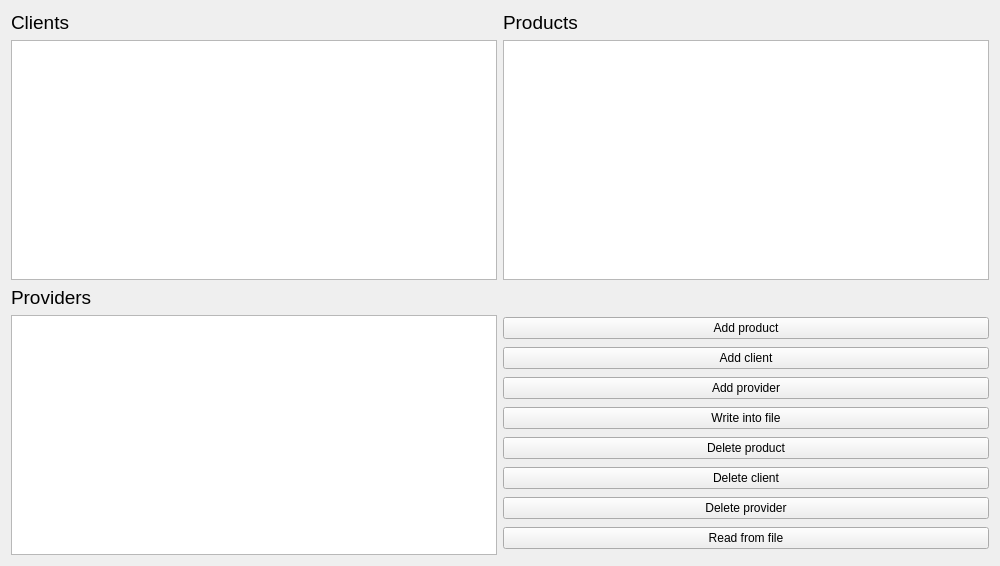
<?xml version="1.0" encoding="UTF-8"?>
<ui version="4.0">
 <class>MainWindow</class>
 <widget class="QMainWindow" name="MainWindow">
  <property name="geometry">
   <rect>
    <x>0</x>
    <y>0</y>
    <width>1000</width>
    <height>566</height>
   </rect>
  </property>
  <property name="sizePolicy">
   <sizepolicy hsizetype="Fixed" vsizetype="Fixed">
    <horstretch>0</horstretch>
    <verstretch>0</verstretch>
   </sizepolicy>
  </property>
  <property name="maximumSize">
   <size>
    <width>1000</width>
    <height>566</height>
   </size>
  </property>
  <property name="windowTitle">
   <string>MainWindow</string>
  </property>
  <widget class="QWidget" name="centralWidget">
   <property name="sizePolicy">
    <sizepolicy hsizetype="Fixed" vsizetype="Fixed">
     <horstretch>0</horstretch>
     <verstretch>0</verstretch>
    </sizepolicy>
   </property>
   <layout class="QGridLayout" name="gridLayout">
    <item row="0" column="1">
     <widget class="QLabel" name="Products">
      <property name="font">
       <font>
        <pointsize>14</pointsize>
       </font>
      </property>
      <property name="text">
       <string>Products</string>
      </property>
     </widget>
    </item>
    <item row="4" column="1">
     <layout class="QVBoxLayout" name="verticalLayout">
      <item>
       <widget class="QPushButton" name="add_product">
        <property name="text">
         <string>Add product</string>
        </property>
       </widget>
      </item>
      <item>
       <widget class="QPushButton" name="add_client">
        <property name="text">
         <string>Add client</string>
        </property>
       </widget>
      </item>
      <item>
       <widget class="QPushButton" name="add_provider">
        <property name="text">
         <string>Add provider</string>
        </property>
       </widget>
      </item>
      <item>
       <widget class="QPushButton" name="write_into_file">
        <property name="text">
         <string>Write into file</string>
        </property>
       </widget>
      </item>
      <item>
       <widget class="QPushButton" name="delete_product">
        <property name="text">
         <string>Delete product</string>
        </property>
       </widget>
      </item>
      <item>
       <widget class="QPushButton" name="delete_client">
        <property name="text">
         <string>Delete client</string>
        </property>
       </widget>
      </item>
      <item>
       <widget class="QPushButton" name="delete_provider">
        <property name="text">
         <string>Delete provider</string>
        </property>
       </widget>
      </item>
      <item>
       <widget class="QPushButton" name="read_from_file">
        <property name="text">
         <string>Read from file</string>
        </property>
       </widget>
      </item>
     </layout>
    </item>
    <item row="0" column="0">
     <widget class="QLabel" name="Clients">
      <property name="font">
       <font>
        <pointsize>14</pointsize>
       </font>
      </property>
      <property name="text">
       <string>Clients</string>
      </property>
     </widget>
    </item>
    <item row="2" column="0">
     <widget class="QLabel" name="Providers">
      <property name="font">
       <font>
        <pointsize>14</pointsize>
       </font>
      </property>
      <property name="text">
       <string>Providers</string>
      </property>
     </widget>
    </item>
    <item row="1" column="1">
     <widget class="QTableView" name="table_products"/>
    </item>
    <item row="1" column="0">
     <widget class="QTableView" name="table_clients">
      <attribute name="horizontalHeaderDefaultSectionSize">
       <number>150</number>
      </attribute>
     </widget>
    </item>
    <item row="4" column="0">
     <widget class="QTableView" name="table_providers"/>
    </item>
   </layout>
  </widget>
 </widget>
 <layoutdefault spacing="6" margin="11"/>
 <resources/>
 <connections/>
</ui>
